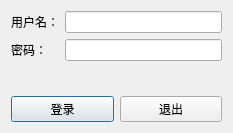
<?xml version="1.0" encoding="UTF-8"?>
<ui version="4.0">
 <class>Login</class>
 <widget class="QDialog" name="Login">
  <property name="geometry">
   <rect>
    <x>0</x>
    <y>0</y>
    <width>233</width>
    <height>133</height>
   </rect>
  </property>
  <property name="windowTitle">
   <string>登录窗口</string>
  </property>
  <property name="styleSheet">
   <string notr="true">font: 11pt &quot;Microsoft YaHei UI&quot;;</string>
  </property>
  <layout class="QVBoxLayout" name="verticalLayout">
   <item>
    <layout class="QFormLayout" name="formLayout">
     <item row="0" column="0">
      <widget class="QLabel" name="label">
       <property name="text">
        <string>用户名：</string>
       </property>
      </widget>
     </item>
     <item row="0" column="1">
      <widget class="QLineEdit" name="cardnum">
       <property name="text">
        <string></string>
       </property>
      </widget>
     </item>
     <item row="1" column="0">
      <widget class="QLabel" name="label_2">
       <property name="text">
        <string>密码：</string>
       </property>
      </widget>
     </item>
     <item row="1" column="1">
      <widget class="QLineEdit" name="password">
       <property name="text">
        <string></string>
       </property>
       <property name="echoMode">
        <enum>QLineEdit::Password</enum>
       </property>
      </widget>
     </item>
    </layout>
   </item>
   <item>
    <layout class="QHBoxLayout" name="horizontalLayout">
     <item>
      <widget class="QPushButton" name="loginBtn">
       <property name="text">
        <string>登录</string>
       </property>
      </widget>
     </item>
     <item>
      <widget class="QPushButton" name="exitBtn">
       <property name="text">
        <string>退出</string>
       </property>
      </widget>
     </item>
    </layout>
   </item>
  </layout>
 </widget>
 <resources/>
 <connections>
  <connection>
   <sender>loginBtn</sender>
   <signal>clicked()</signal>
   <receiver>Login</receiver>
   <slot>loginProc()</slot>
   <hints>
    <hint type="sourcelabel">
     <x>62</x>
     <y>92</y>
    </hint>
    <hint type="destinationlabel">
     <x>116</x>
     <y>60</y>
    </hint>
   </hints>
  </connection>
  <connection>
   <sender>exitBtn</sender>
   <signal>clicked()</signal>
   <receiver>Login</receiver>
   <slot>reject()</slot>
   <hints>
    <hint type="sourcelabel">
     <x>170</x>
     <y>92</y>
    </hint>
    <hint type="destinationlabel">
     <x>116</x>
     <y>60</y>
    </hint>
   </hints>
  </connection>
 </connections>
 <slots>
  <slot>loginProc()</slot>
 </slots>
</ui>
